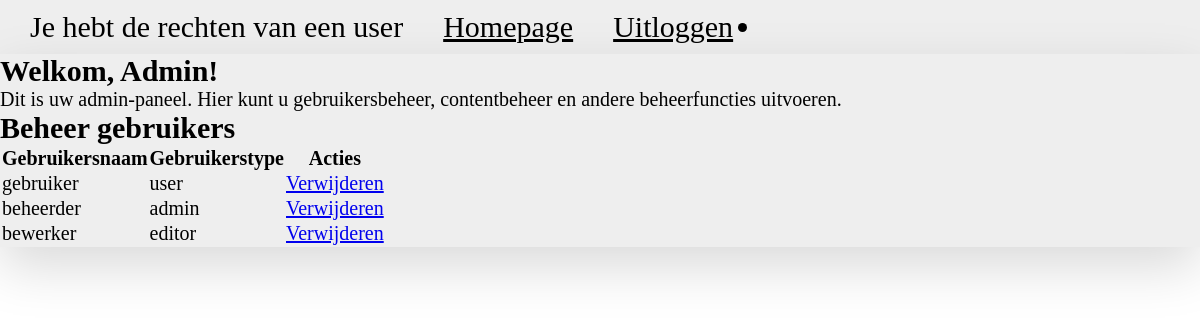
Screenshot of /Public/admin.php (signed in) with the database file from the repository.
### tables this page shows
CREATE TABLE users (id INTEGER PRIMARY KEY, username TEXT NOT NULL, password TEXT NOT NULL, user_type TEXT NOT NULL, image BLOB);

### Private/functions.php (called while the page is built, shortened)
<?php
function get_all_users(){
    global $db;
    $stmt = $db->prepare('SELECT * FROM users');
    $result = $stmt->execute();
    $users = array();
    while($row = $result->fetchArray(SQLITE3_ASSOC)) {
        $users[] = $row;
    }
    return $users;
}
?>

### Public/admin.php (the view, shortened to what this page needs)
<?php
require_once('../Private/functions.php');
?>
<!DOCTYPE html>
<html lang="en">
<head>
    <link rel="stylesheet" href="styles/style.css">
</head>
<header class="header">
        <nav class="header__nav">
            <ul class="header__ul">
                <li class="header__listItem">
                    <p class="listItem__p">Je hebt de rechten van een <?php echo $_SESSION['user_type'];?></p>
                </li>
                <li class="header__listItem">
                    <a class="listItem__link" href="home.php">Homepage</a>
                </li>
                <li class="header__listItem">
                    <a class="listItem__link" href="uitloggen.php">Uitloggen</a>
                </li>
            </ul>
        </nav>
    </header>
<body>
<div class="header">
    <div class="main-content">
      <h2 class="admin-h2">Welkom, Admin!</h2>
      <p class="">Dit is uw admin-paneel. Hier kunt u gebruikersbeheer, contentbeheer en andere beheerfuncties uitvoeren.</p>
    </div>
    <div class="main-content">
  <h2>Beheer gebruikers</h2>
  <table>
    <thead>
      <tr>
        <th>Gebruikersnaam</th>
        <th>Gebruikerstype</th>
        <th>Acties</th>
      </tr>
    </thead>
    <tbody>
      <?php
        $users = get_all_users();
        foreach($users as $user) {
          echo "<tr>";
          echo "<td>" . $user['username'] . "</td>";
          echo "<td>" . $user['user_type'] . "</td>";
          echo "<td><a href='delete_user.php?id=" . $user['id'] . "'>Verwijderen</a></td>";
          echo "</tr>";
        }
      ?>
    </tbody>
  </table>
</div>
</body>
</html>

### Public/styles/style.css (style rules this page uses)
* { margin: 0; padding: 0; box-sizing: border-box; }
html { font-size: 62.5%; }
.header { width: 100%; margin: auto; background: #EEEEEE; box-shadow: 0 2rem 5rem rgba(0, 0, 0, 0.15); font-size: 3rem; }
.header__nav { width: 100%; display: flex; justify-content: space-between; align-items: center; padding: 0rem 2rem; }
.header__ul { display: flex; align-items: center; justify-content: center; gap: 2rem; }
.header__listItem { padding: 1rem; border-radius: 2rem; list-style: none; }
.listItem__link { color: black; }
.main-content { font-size: 2rem; }

### rows the page displays
users: username "gebruiker", user_type "user"
users: username "beheerder", user_type "admin"
users: username "bewerker", user_type "editor"

### other values shown
$_SESSION['user_type'] "user"
